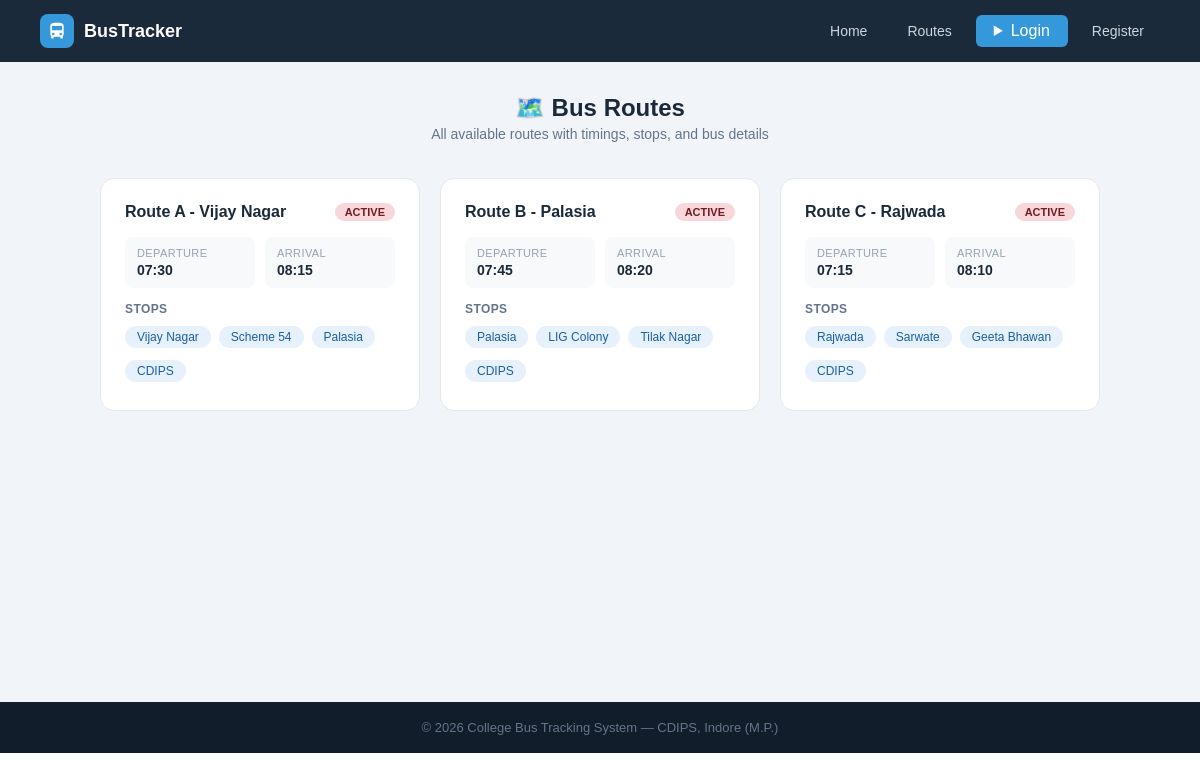
Before: /routes-info with the older database file.
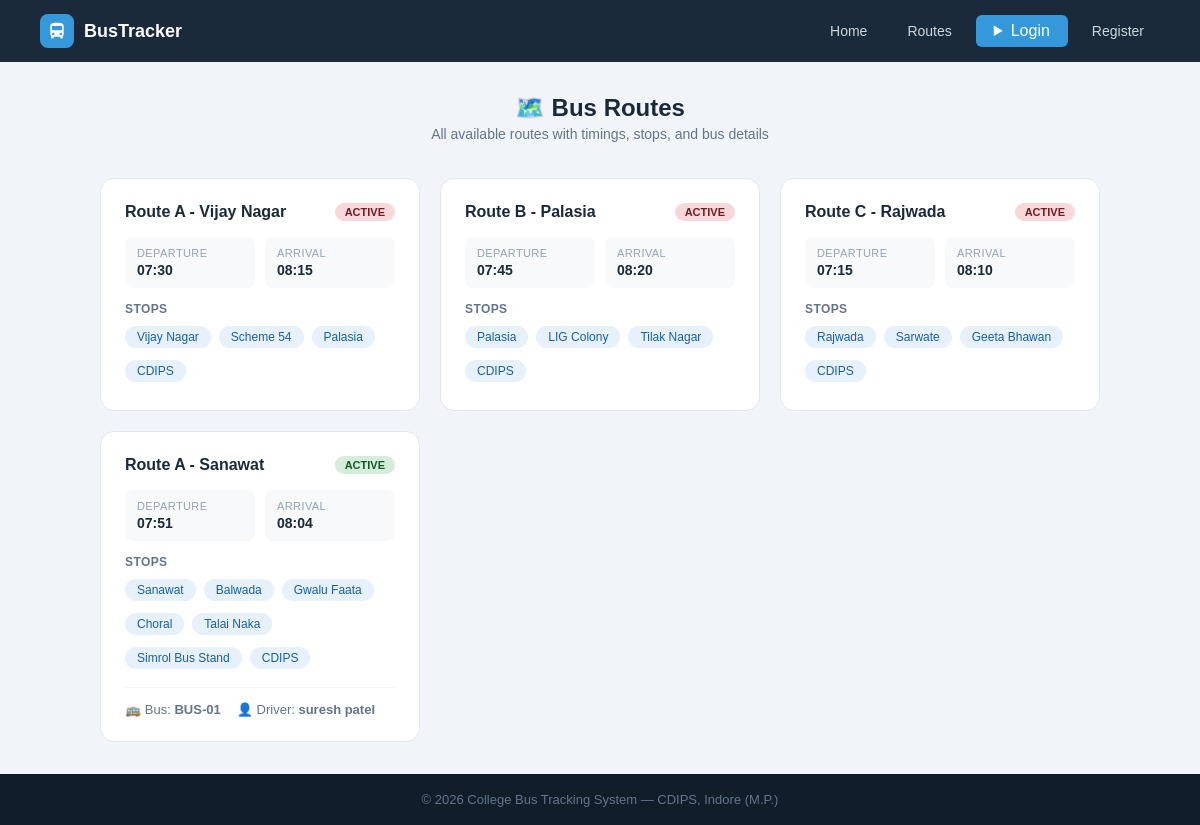
After: the same page with the newer database file.
### tables this page shows
CREATE TABLE routes (
        id INTEGER PRIMARY KEY AUTOINCREMENT,
        route_name TEXT NOT NULL, bus_id INTEGER,
        start_point TEXT, end_point TEXT,
        departure_time TEXT, arrival_time TEXT, stops TEXT, original_bus_id INTEGER,
        FOREIGN KEY(bus_id) REFERENCES buses(id));

CREATE TABLE buses (
        id INTEGER PRIMARY KEY AUTOINCREMENT,
        bus_number TEXT UNIQUE NOT NULL, driver_name TEXT NOT NULL,
        driver_phone TEXT, capacity INTEGER DEFAULT 40,
        status TEXT DEFAULT 'active',
        current_lat REAL DEFAULT 22.7196, current_lng REAL DEFAULT 75.8577, driver_address TEXT);

### app.py (the view)
@app.route('/routes-info')
def routes_page():
    db = get_db()
    routes = db.execute('''SELECT r.*,b.bus_number,b.driver_name,b.status
                           FROM routes r LEFT JOIN buses b ON r.bus_id=b.id''').fetchall()
    db.close(); return render_template('routes.html', routes=routes)

### app.py (called while the page is built, shortened)
def get_db():
    conn = sqlite3.connect(DB)
    conn.row_factory = sqlite3.Row
    return conn

@app.context_processor
def inject_notifications():
    return dict(notifications=[], unread_count=0)

### templates/routes.html (shortened to what this page needs)
{% extends "base.html" %}
{% block content %}
<div class="page">
    <div class="page-header" style="text-align:center;margin-bottom:36px">
        <h1>🗺️ Bus Routes</h1>
        <p>All available routes with timings, stops, and bus details</p>
    </div>
    <div class="routes-grid">
    {% for r in routes %}
    <div class="route-card">
        <div class="route-header">
            <div class="route-name">{{ r.route_name }}</div>
            <span class="badge {{ 'badge-green' if r.status == 'active' else 'badge-red' }}">
                {{ r.status.upper() if r.status else 'ACTIVE' }}
            </span>
        </div>
        <div class="route-info">
            <div class="ri-item"><div class="key">Departure</div><div class="val">{{ r.departure_time }}</div></div>
            <div class="ri-item"><div class="key">Arrival</div><div class="val">{{ r.arrival_time }}</div></div>
        </div>
        <div class="stops-label">Stops</div>
        <div class="stops-flow">
            {% set stop_list = r.stops.replace('-', '→').replace(',', '→').split('→') %}
            {% for stop in stop_list %}
            <span class="stop-chip">{{ stop.strip() }}</span>
            {% endfor %}
        </div>
        {% if r.bus_number %}
        <div class="bus-info">
            <span>🚌 Bus: <b>{{ r.bus_number }}</b></span>
            <span>👤 Driver: <b>{{ r.driver_name }}</b></span>
        </div>
        {% endif %}
    </div>
    {% else %}
    <div style="text-align:center;color:#94a3b8;padding:40px;grid-column:1/-1">No routes available.</div>
    {% endfor %}
    </div>
</div>
{% endblock %}

Changed rows visible on the page:
added routes: route_name "Route A - Sanawat", status "ACTIVE", departure_time "07:51", arrival_time "08:04", strip "Sanawat" "Balwada" "Gwalu Faata" "Choral" "Talai Naka" "Simrol Bus Stand" "CDIPS", bus_number "BUS-01", driver_name "suresh patel"
